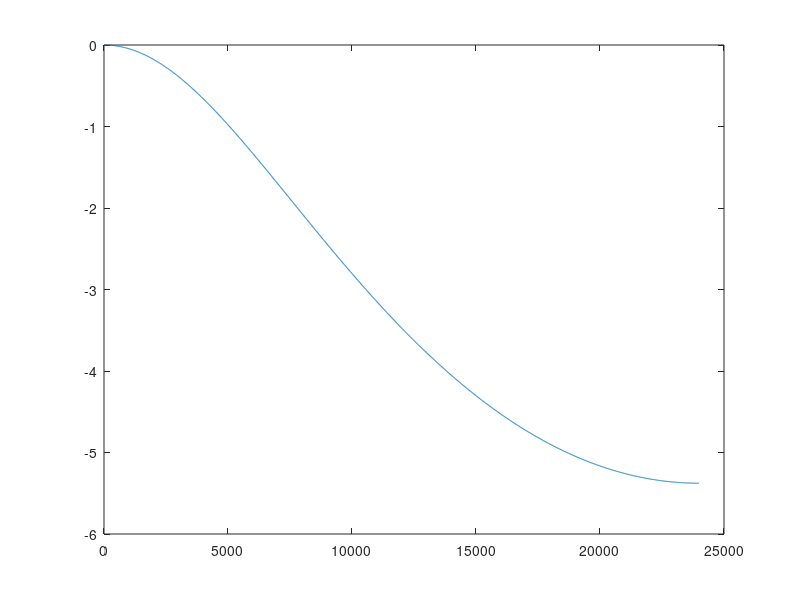

Source code (MATLAB): (Note: this script raises an error after producing the figure.)
clc;
clear all;
close all;


%% IIR LP EMA design
Fs = 48000;           % sampling frequency in Hz
alpha = 0.7;          % smoothing factor (adjust as needed)

% filter coefficients
b = alpha;
% a = [1 -(1 - alpha)];
a = [1, (alpha - 1)];  %For FMAC implementation

% frequency response
[H,F] = freqz(b, a, 2048, Fs);

% magnitude in dB
mag_db = 20*log10(abs(H));

% find -3 dB cutoff
max_gain = max(mag_db);
idx_3db = find(mag_db <= max_gain - 3, 1, 'first');
cutoff_3db = F(idx_3db);

% plot
figure;
plot(F, mag_db);
hold on
yline(max_gain - 3, 'r--', '-3 dB line');
plot(cutoff_3db, mag_db(idx_3db), 'ro');
title(sprintf('IIR EMA Filter | -3 dB cutoff at %.1f Hz', cutoff_3db));
xlabel('Frequency (Hz)');
ylabel('Magnitude (dB)');
grid on;

fprintf('Estimated -3 dB cutoff: %.1f Hz\n', cutoff_3db);

%% Q15 conversion
q15_scale = 2^15;

b_q15 = round(b * q15_scale); %Conversion to actual coefficients
b_q15 = max(min(b_q15, 32767), -32768); %clipping to keep in Q15 range

a_q15 = round(a * q15_scale);
a_q15 = max(min(a_q15, 32767), -32768);


%% Write to header/source
header_path = "D:\STM32G4\Benchmarking-STM32G4-Accelerators\BenchmarkingAccelerators\Core\Inc\filter_coeffs.h";
source_path = "D:\STM32G4\Benchmarking-STM32G4-Accelerators\BenchmarkingAccelerators\Core\Src\filter_coeffs.c";

% header file
fid = fopen(header_path, 'w');
fprintf(fid, "#ifndef FILTER_COEFFS_H\n#define FILTER_COEFFS_H\n\n");
fprintf(fid, "#include <stdint.h>\n\n");
% fprintf(fid, "#define EMA_NUM_B_COEFFS %d\n", numel(b_q15));
% fprintf(fid, "#define EMA_NUM_A_COEFFS %d\n", numel(a_q15));
fprintf(fid, "#define EMA_NUM_B_COEFFS 1\n");
fprintf(fid, "#define EMA_NUM_A_COEFFS 1\n");
fprintf(fid, "extern int16_t ema_b_coeffs[EMA_NUM_B_COEFFS];\n");
fprintf(fid, "extern int16_t ema_a_coeffs[EMA_NUM_A_COEFFS];\n\n");
fprintf(fid, "#endif // IIR_COEFFS_H\n");
fclose(fid);

% source file
fid = fopen(source_path, 'w');
fprintf(fid, '#include "filter_coeffs.h"\n\n');
fprintf(fid, "int16_t ema_b_coeffs[EMA_NUM_B_COEFFS] = { %d };\n", b_q15);
fprintf(fid, "int16_t ema_a_coeffs[EMA_NUM_A_COEFFS] = { ");
fprintf(fid, "%d", -a_q15(2));
% fprintf(fid, "%d", -a_q15(2)); For IIR FMAC implementation . FMAC
% requires the coefficients to be negated
fprintf(fid, " };\n");
fclose(fid);

fprintf("Q15 IIR coefficients written to:\n%s\n%s\n", header_path, source_path);


x = [zeros(1,5), ones(1,15) * 1000];
y = filter(b, a, x);
disp([x' y'])  % compare input vs output



%% Measured comparison (with DC offset handling)
measured_freq = 1000:1000:30000;
% measured_amplitude_raw = [2.97,3.096,3.204,3.21,3.21,3.206,3.190,2.730,2.241,1.868,1.494,1.307,1.121,0.934,0.747,0.76467,0.7468,0.560,0.560,0.560,0.5601,0.5602,0.560,0.560,0.560,0.560,0.560,0.560,0.560,0.560];

% measured_amplitude_raw = [3.024,3.100,3.216,3.226,3.230,3.230,3.224,2.910,2.311,1.838,1.542,1.308,1.121,0.9343,0.8408,0.7907,0.7477,0.6541,0.6544,0.5607,0.5608,0.5607,0.5606,0.5139,0.5606,0.5607,0.5608,0.5606,0.6544,0.7008];
% measured_amplitude_raw = [0.9808,0.9808,0.9808,1.027,1.027,1.074,1.074,1.121,1.168,1.168,1.261,1.261,1.3,1.459,1.6,1.67,.1823,1.960,2.137,2.324,2.513,2.7,2.8,2.809,2.798,2.653,2.466,2.2,2.012,1.849];
% measured_amplitude_raw = [3.117,3.194,3.224,3.226,3.228,3.230,3.226,3.016,2.410,1.927,1.588,1.160,1.211,1.028,0.9343,0.8408,0.7477,0.7475,0.6543,0.6074,0.5606,0.6074,0.6073,0.6073,0.6073,0.5606,0.6075,0.6542,0.701,0.7476];
% measured_amplitude_raw = [2.509,2.584,2.809,3.124,3.216,3.210,3.036,2.450,1.965,1.544,1.261,1.028,0.9343,0.7474,0.7005,0.6538,0.5603,0.5604,0.5136,0.4667,0.4667,0.4667,0.4668,0.4609,0.4667,0.4668,0.4668,0.5135,0.5603,0.5603];
% measured_amplitude_raw = [3.056,3.180,3.212,3.225,3.225,3.225,3.225,2.910,2.280,1.883,1.540,1.261,1.027,0.9808,0.841,0.747,0.700,0.7006,0.6076,0.6076,0.6076,0.5608,0.561,0.561,0.561,0.5609,0.6076,0.6077,0.6075,0.7006];
% measured_amplitude_raw = [1.783,1.873,1.965,2.030,2.059,2.070,1.897,1.694,1.308,1.028,0.8411,0.7475,0.6071,0.5605,0.4671,0.4206,0.3728,0.3728,0.3728,0.2803,0.2803,0.2803,0.2803,0.2803,0.2803,0.2803,0.2803,0.3271,0.3738,0.3738];
% measured_amplitude_raw = [3.048,3.150,3.211,3.216,3.224,3.229,3.2226,2.909,2.280,1.844,1.507,1.290,1.060,0.9441,0.8635,0.8244,0.8210,0.8170,0.8207,0.7908,0.7599,0.7599,0.780,0.7931,0.8809,0.7909,0.7909,0.7909,0.7909,0.7909];
% measured_amplitude_raw = [0.9809,0.9810,1.027,1.027,1.027,1.027,1.027,1.121,1.121,1.215,1.215,1.308,1.384,1.495,1.590,1.690,1.787,1.977,2.096,2.350,2.544,2.723,2.797,2.797,2.756,2.540,2.392,2.205,2.003,1.916];

% Best value until now
% measured_amplitude_raw = [2.925,2.756,2.529,2.400,2.130,2.089,1.847,1.682,1.568,1.463,1.355,1.261,1.215,1.168,1.121,1.074,1.074,1.028,0.9808,0.9808,0.9808,0.9808,0.9342,0.9342,0.9342,0.9808,0.9808,0.9808,0.9808,1.028];
% ////////////////////

%For FMAC - IIR 
measured_amplitude_raw = [2.963,2.917,2.861,2.701,2.597,2.438,2.348,2.285,2.211,2.120,2.020,1.924,1.780,1.826,1.739,1.736,1.697,1.652,1.592,1.541,1.544,1.552,1.540,1.549,1.549,1.549,1.549,1.549,1.642,1.638];
% For CMSIS - IIR
measured_amplitude_raw = [2.967,2.918,2.780,2.700,2.606,2.453,2.348,2.280,2.215,2.122,2.031,1.850,1.745,1.828,1.742,1.735,1.682,1.650,1.639,1.541,1.540,1.542,1.553,1.552,1.554,1.554,1.541,1.541,1.641,642];


dc_offset      = 1.5;    % V  (what you subtract in firmware)
input_pk       = 1.5;    % V  (because 1.8 Vpp / 2)

% 1) subtract the offset from BOTH peaks
Vpk_pos =  measured_amplitude_raw/2;          % positive peak above centre
Vpk_neg = -measured_amplitude_raw/2;          % negative peak below centre
pk_plus  =  dc_offset + Vpk_pos;
pk_minus =  dc_offset + Vpk_neg;

% 2) centre the waveform (remove offset)
Vpk_centre = (pk_plus - dc_offset);   % =  Vpp_raw/2  (numerically identical)

% 3) dB wrt the 0.9 V input peak
measured_dB = 20*log10(Vpk_centre / input_pk);

% 4) theoretical curve
theo_dB = 20*log10(abs(H));

% 5) plot
figure;
plot(F, theo_dB, 'b','LineWidth',1.5); hold on;
plot(measured_freq, measured_dB,'ro','MarkerSize',8,'LineWidth',1.5);
xlabel('Frequency (Hz)');
ylabel('Magnitude (dB)');
legend('Theoretical (freqz)','Measured (oscilloscope)');
title('IIR EMA Filter – Theoretical vs Measured');
grid on;


% --- draw -3 dB horizontal line and (optional) vertical cutoff marker ---
max_gain2 = max(theo_dB);                 % 0 dB at DC for EMA
y3db      = max_gain2 - 3;                % -3 dB level
yline(y3db,'k--','-3 dB','LabelVerticalAlignment','bottom');

% (optional) also mark the -3 dB cutoff frequency with a vertical line
idx_3db = find(theo_dB <= y3db, 1, 'first');
fc = F(idx_3db);
xline(fc,'k:',['f_c \approx ' num2str(fc,'%.1f') ' Hz']);
